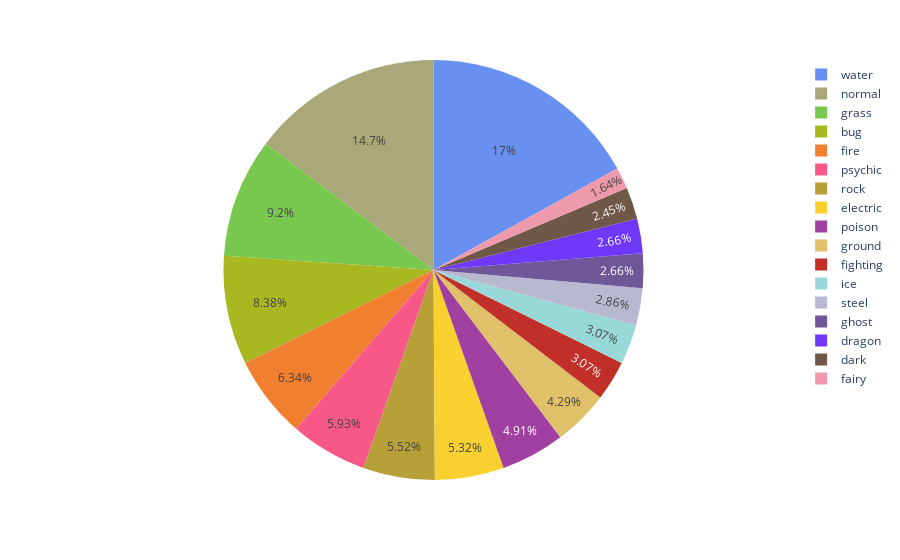

Notebook source saved alongside this figure:
### Code cell
#overall types plot
type_colors = { 'water':'#6890F0','normal':'#A8A878','bug':'#A8B820','grass':'#78C850','fire':'#F08030','electric':'#F8D030','psychic':'#F85888','poison':'#A040A0','rock':'#B8A038','ground':'#E0C068','fighting':'#C03028','fairy':'#EE99AC','ice':'#98D8D8','dark':'#705848','ghost':'#705898','dragon':'#7038F8','steel':'#B8B8D0'}
type_plot = px.pie(types_df, names='Types', values='count',color='Types',color_discrete_map=type_colors)
type_plot.show()

### Figure 1 — Plotly figure (JSON) as saved in the notebook; plotly's stock layout.template omitted (floating-point values rounded to 4 significant figures)
{"data": [{"customdata": [["water"], ["normal"], ["grass"], ["bug"], ["fire"], ["psychic"], ["rock"], ["electric"], ["poison"], ["ground"], ["fighting"], ["ice"], ["steel"], ["ghost"], ["dragon"], ["dark"], ["fairy"]], "domain": {"x": [0, 1], "y": [0, 1]}, "hovertemplate": "Types=%{customdata[0]}<br>count=%{value}<extra></extra>", "labels": ["water", "normal", "grass", "bug", "fire", "psychic", "rock", "electric", "poison", "ground", "fighting", "ice", "steel", "ghost", "dragon", "dark", "fairy"], "legendgroup": "", "marker": {"colors": ["#6890F0", "#A8A878", "#78C850", "#A8B820", "#F08030", "#F85888", "#B8A038", "#F8D030", "#A040A0", "#E0C068", "#C03028", "#98D8D8", "#B8B8D0", "#705898", "#7038F8", "#705848", "#EE99AC"]}, "name": "", "showlegend": true, "type": "pie", "values": [332, 288, 180, 164, 124, 116, 108, 104, 96, 84, 60, 60, 56, 52, 52, 48, 32]}], "layout": {"legend": {"tracegroupgap": 0}, "margin": {"t": 60}}}
